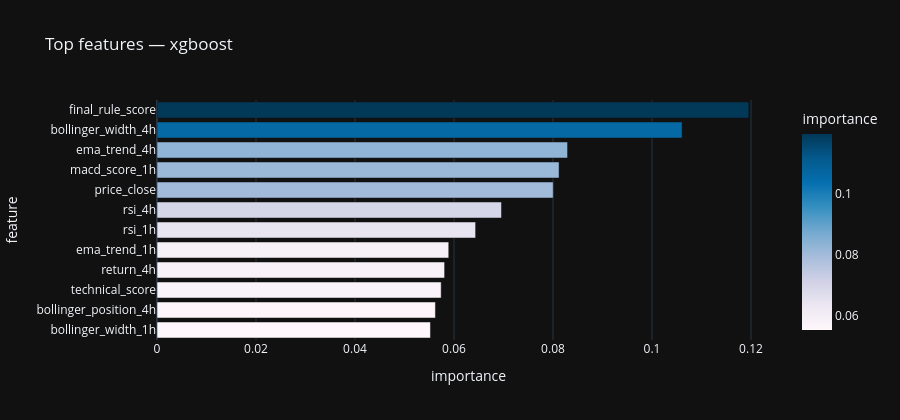

Notebook source saved alongside this figure:
### Markdown cell above
### Part 6c: which features mattered? (tree winners only)

If the winner is **random forest** / boosting, you get feature_importances_. If **logistic regression** wins, this cell will note that : use coefficients or SHAP in a follow-up project if deeper interpretability is needed.

**Caveat:** importance ≠ causation.

### Code cell
def plot_importance(pipe, title: str, top_k: int = 12):
    step = pipe.named_steps.get("model")
    if step is None or not hasattr(step, "feature_importances_"):
        print("No feature_importances_ for this model type.")
        return
    imp = step.feature_importances_
    idx = np.argsort(imp)[::-1][:top_k]
    sub = pd.DataFrame({"feature": [feature_cols[j] for j in idx], "importance": imp[idx]})
    fig = px.bar(
        sub.iloc[::-1],
        x="importance",
        y="feature",
        orientation="h",
        title=title,
        template=PLOT_TEMPLATE,
        color="importance",
        color_continuous_scale="PuBu",
    )
    fig.update_layout(showlegend=False, height=420)
    fig.show()


plot_importance(best_pipe, "Top features — " + best_name)

### Figure 1 — Plotly figure (JSON) as saved in the notebook; plotly's stock layout.template omitted (floating-point values rounded to 4 significant figures)
{"data": [{"hovertemplate": "importance=%{marker.color}<br>feature=%{y}<extra></extra>", "legendgroup": "", "marker": {"color": [0.05524, 0.05625, 0.05741, 0.0581, 0.05894, 0.06437, 0.06959, 0.08005, 0.08123, 0.08294, 0.1061, 0.1196], "coloraxis": "coloraxis", "pattern": {"shape": ""}}, "name": "", "orientation": "h", "showlegend": false, "textposition": "auto", "type": "bar", "x": [0.05524, 0.05625, 0.05741, 0.0581, 0.05894, 0.06437, 0.06959, 0.08005, 0.08123, 0.08294, 0.1061, 0.1196], "xaxis": "x", "y": ["bollinger_width_1h", "bollinger_position_4h", "technical_score", "return_4h", "ema_trend_1h", "rsi_1h", "rsi_4h", "price_close", "macd_score_1h", "ema_trend_4h", "bollinger_width_4h", "final_rule_score"], "yaxis": "y"}], "layout": {"barmode": "relative", "coloraxis": {"colorbar": {"title": {"text": "importance"}}, "colorscale": [[0, "rgb(255,247,251)"], [0.125, "rgb(236,231,242)"], [0.25, "rgb(208,209,230)"], [0.375, "rgb(166,189,219)"], [0.5, "rgb(116,169,207)"], [0.625, "rgb(54,144,192)"], [0.75, "rgb(5,112,176)"], [0.875, "rgb(4,90,141)"], [1, "rgb(2,56,88)"]]}, "height": 420, "legend": {"tracegroupgap": 0}, "showlegend": false, "title": {"text": "Top features — xgboost"}, "xaxis": {"anchor": "y", "domain": [0, 1], "title": {"text": "importance"}}, "yaxis": {"anchor": "x", "domain": [0, 1], "title": {"text": "feature"}}}}
